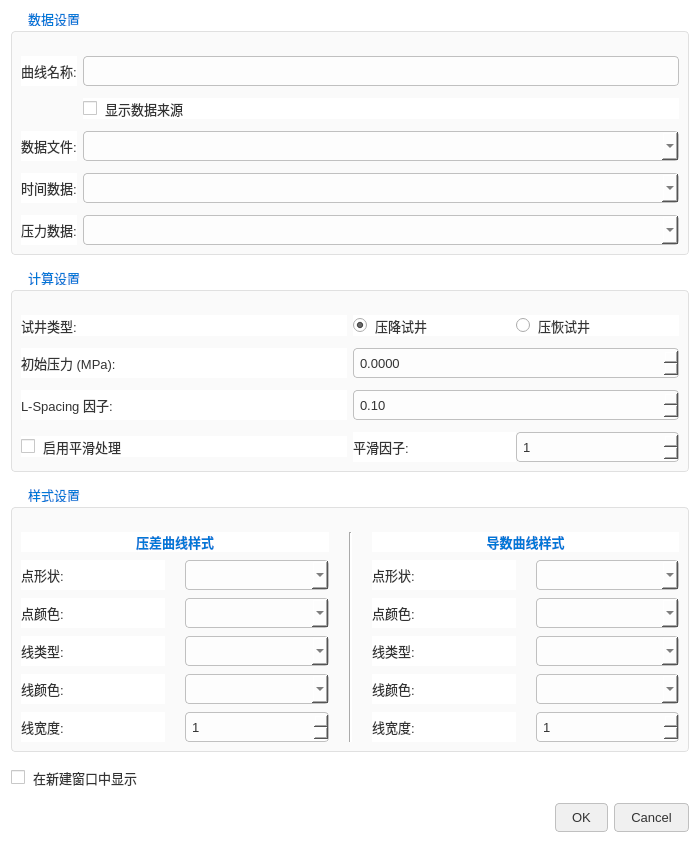
<?xml version="1.0" encoding="UTF-8"?>
<ui version="4.0">
 <class>PlottingDialog3</class>
 <widget class="QDialog" name="PlottingDialog3">
  <property name="geometry">
   <rect>
    <x>0</x>
    <y>0</y>
    <width>700</width>
    <height>620</height>
   </rect>
  </property>
  <property name="windowTitle">
   <string>双对数曲线设置</string>
  </property>
  <property name="styleSheet">
   <string notr="true">/* 全局样式 */
QDialog, QWidget {
    background-color: white;
    color: #333333;
    font-family: &quot;Microsoft YaHei&quot;, &quot;Segoe UI&quot;, sans-serif;
    font-size: 10pt;
}
QLabel { color: #333333; }
QLineEdit, QComboBox, QSpinBox, QDoubleSpinBox {
    color: #333333;
    background-color: #fdfdfd;
    border: 1px solid #c0c0c0;
    border-radius: 4px;
    padding: 4px;
    min-height: 20px;
}
QLineEdit:focus, QComboBox:focus, QSpinBox:focus, QDoubleSpinBox:focus { border: 1px solid #0078d7; }
QGroupBox {
    border: 1px solid #e0e0e0;
    margin-top: 20px;
    padding-top: 15px;
    border-radius: 4px;
    background-color: #fafafa;
}
QGroupBox::title {
    subcontrol-origin: margin;
    subcontrol-position: top left;
    left: 10px;
    padding: 0 5px;
    color: #0078d7;
    font-weight: bold;
}
QPushButton {
    color: #333333;
    background-color: #f0f0f0;
    border: 1px solid #c0c0c0;
    border-radius: 4px;
    padding: 6px 16px;
}
QPushButton:hover { background-color: #e0e0e0; border-color: #0078d7; }
QCheckBox { color: #333333; spacing: 8px; }
QRadioButton { color: #333333; spacing: 8px; }
</string>
  </property>
  <layout class="QVBoxLayout" name="verticalLayout_Main">
   <property name="spacing">
    <number>15</number>
   </property>
   <item>
    <widget class="QGroupBox" name="groupBox_Data">
     <property name="title">
      <string>数据设置</string>
     </property>
     <layout class="QGridLayout" name="gridLayout_Data">
      <property name="verticalSpacing">
       <number>12</number>
      </property>
      <item row="0" column="0">
       <widget class="QLabel" name="label_Name">
        <property name="text">
         <string>曲线名称:</string>
        </property>
       </widget>
      </item>
      <item row="0" column="1">
       <widget class="QLineEdit" name="lineEdit_Name"/>
      </item>
      <item row="1" column="1">
       <widget class="QCheckBox" name="check_ShowSource">
        <property name="text">
         <string>显示数据来源</string>
        </property>
       </widget>
      </item>
      <item row="2" column="0">
       <widget class="QLabel" name="label_File">
        <property name="text">
         <string>数据文件:</string>
        </property>
       </widget>
      </item>
      <item row="2" column="1">
       <widget class="QComboBox" name="comboFileSelect"/>
      </item>
      <item row="3" column="0">
       <widget class="QLabel" name="label_Time">
        <property name="text">
         <string>时间数据:</string>
        </property>
       </widget>
      </item>
      <item row="3" column="1">
       <widget class="QComboBox" name="comboTime"/>
      </item>
      <item row="4" column="0">
       <widget class="QLabel" name="label_Press">
        <property name="text">
         <string>压力数据:</string>
        </property>
       </widget>
      </item>
      <item row="4" column="1">
       <widget class="QComboBox" name="comboPress"/>
      </item>
     </layout>
    </widget>
   </item>
   <item>
    <widget class="QGroupBox" name="groupBox_Calc">
     <property name="title">
      <string>计算设置</string>
     </property>
     <layout class="QGridLayout" name="gridLayout_Calc">
      <property name="verticalSpacing">
       <number>12</number>
      </property>
      <item row="0" column="0">
       <widget class="QLabel" name="label_TestType">
        <property name="text">
         <string>试井类型:</string>
        </property>
       </widget>
      </item>
      <item row="0" column="1">
       <layout class="QHBoxLayout" name="horizontalLayout_Type">
        <item>
         <widget class="QRadioButton" name="radioDrawdown">
          <property name="text">
           <string>压降试井</string>
          </property>
          <property name="checked">
           <bool>true</bool>
          </property>
         </widget>
        </item>
        <item>
         <widget class="QRadioButton" name="radioBuildup">
          <property name="text">
           <string>压恢试井</string>
          </property>
         </widget>
        </item>
       </layout>
      </item>
      <item row="1" column="0">
       <widget class="QLabel" name="labelPi">
        <property name="text">
         <string>初始压力 (MPa):</string>
        </property>
       </widget>
      </item>
      <item row="1" column="1">
       <widget class="QDoubleSpinBox" name="spinPi">
        <property name="decimals">
         <number>4</number>
        </property>
        <property name="maximum">
         <double>999999.999900000020862</double>
        </property>
       </widget>
      </item>
      <item row="2" column="0">
       <widget class="QLabel" name="labelL">
        <property name="text">
         <string>L-Spacing 因子:</string>
        </property>
       </widget>
      </item>
      <item row="2" column="1">
       <widget class="QDoubleSpinBox" name="spinL">
        <property name="singleStep">
         <double>0.100000000000000</double>
        </property>
        <property name="value">
         <double>0.100000000000000</double>
        </property>
       </widget>
      </item>
      <item row="3" column="0">
       <widget class="QCheckBox" name="checkSmooth">
        <property name="text">
         <string>启用平滑处理</string>
        </property>
       </widget>
      </item>
      <item row="3" column="1">
       <layout class="QHBoxLayout" name="horizontalLayout_Smooth">
        <item>
         <widget class="QLabel" name="labelSmoothFactor">
          <property name="text">
           <string>平滑因子:</string>
          </property>
          <property name="enabled">
           <bool>false</bool>
          </property>
         </widget>
        </item>
        <item>
         <widget class="QSpinBox" name="spinSmooth">
          <property name="enabled">
           <bool>false</bool>
          </property>
          <property name="value">
           <number>1</number>
          </property>
         </widget>
        </item>
       </layout>
      </item>
     </layout>
    </widget>
   </item>
   <item>
    <widget class="QGroupBox" name="groupBox_Style">
     <property name="title">
      <string>样式设置</string>
     </property>
     <layout class="QHBoxLayout" name="horizontalLayout_Style">
      <property name="spacing">
       <number>20</number>
      </property>
      <item>
       <layout class="QGridLayout" name="gridLayout_StylePress">
        <property name="verticalSpacing">
         <number>8</number>
        </property>
        <item row="0" column="0" colspan="2">
         <widget class="QLabel" name="label_TitlePress">
          <property name="styleSheet">
           <string notr="true">font-weight: bold;
color: #0078d7;</string>
          </property>
          <property name="text">
           <string>压差曲线样式</string>
          </property>
          <property name="alignment">
           <set>Qt::AlignCenter</set>
          </property>
         </widget>
        </item>
        <item row="1" column="0">
         <widget class="QLabel" name="label_PressShape">
          <property name="text">
           <string>点形状:</string>
          </property>
         </widget>
        </item>
        <item row="1" column="1">
         <widget class="QComboBox" name="comboPressShape"/>
        </item>
        <item row="2" column="0">
         <widget class="QLabel" name="label_PressPointColor">
          <property name="text">
           <string>点颜色:</string>
          </property>
         </widget>
        </item>
        <item row="2" column="1">
         <widget class="QComboBox" name="comboPressPointColor"/>
        </item>
        <item row="3" column="0">
         <widget class="QLabel" name="label_PressLine">
          <property name="text">
           <string>线类型:</string>
          </property>
         </widget>
        </item>
        <item row="3" column="1">
         <widget class="QComboBox" name="comboPressLine"/>
        </item>
        <item row="4" column="0">
         <widget class="QLabel" name="label_PressLineColor">
          <property name="text">
           <string>线颜色:</string>
          </property>
         </widget>
        </item>
        <item row="4" column="1">
         <widget class="QComboBox" name="comboPressLineColor"/>
        </item>
        <item row="5" column="0">
         <widget class="QLabel" name="label_PressLineWidth">
          <property name="text">
           <string>线宽度:</string>
          </property>
         </widget>
        </item>
        <item row="5" column="1">
         <widget class="QSpinBox" name="spinPressLineWidth">
          <property name="minimum">
           <number>1</number>
          </property>
         </widget>
        </item>
       </layout>
      </item>
      <item>
       <widget class="Line" name="line_Split">
        <property name="orientation">
         <enum>Qt::Vertical</enum>
        </property>
       </widget>
      </item>
      <item>
       <layout class="QGridLayout" name="gridLayout_StyleDeriv">
        <property name="verticalSpacing">
         <number>8</number>
        </property>
        <item row="0" column="0" colspan="2">
         <widget class="QLabel" name="label_TitleDeriv">
          <property name="styleSheet">
           <string notr="true">font-weight: bold;
color: #0078d7;</string>
          </property>
          <property name="text">
           <string>导数曲线样式</string>
          </property>
          <property name="alignment">
           <set>Qt::AlignCenter</set>
          </property>
         </widget>
        </item>
        <item row="1" column="0">
         <widget class="QLabel" name="label_DerivShape">
          <property name="text">
           <string>点形状:</string>
          </property>
         </widget>
        </item>
        <item row="1" column="1">
         <widget class="QComboBox" name="comboDerivShape"/>
        </item>
        <item row="2" column="0">
         <widget class="QLabel" name="label_DerivPointColor">
          <property name="text">
           <string>点颜色:</string>
          </property>
         </widget>
        </item>
        <item row="2" column="1">
         <widget class="QComboBox" name="comboDerivPointColor"/>
        </item>
        <item row="3" column="0">
         <widget class="QLabel" name="label_DerivLine">
          <property name="text">
           <string>线类型:</string>
          </property>
         </widget>
        </item>
        <item row="3" column="1">
         <widget class="QComboBox" name="comboDerivLine"/>
        </item>
        <item row="4" column="0">
         <widget class="QLabel" name="label_DerivLineColor">
          <property name="text">
           <string>线颜色:</string>
          </property>
         </widget>
        </item>
        <item row="4" column="1">
         <widget class="QComboBox" name="comboDerivLineColor"/>
        </item>
        <item row="5" column="0">
         <widget class="QLabel" name="label_DerivLineWidth">
          <property name="text">
           <string>线宽度:</string>
          </property>
         </widget>
        </item>
        <item row="5" column="1">
         <widget class="QSpinBox" name="spinDerivLineWidth">
          <property name="minimum">
           <number>1</number>
          </property>
         </widget>
        </item>
       </layout>
      </item>
     </layout>
    </widget>
   </item>
   <item>
    <widget class="QCheckBox" name="check_NewWindow">
     <property name="text">
      <string>在新建窗口中显示</string>
     </property>
    </widget>
   </item>
   <item>
    <widget class="QDialogButtonBox" name="buttonBox">
     <property name="orientation">
      <enum>Qt::Horizontal</enum>
     </property>
     <property name="standardButtons">
      <set>QDialogButtonBox::Cancel|QDialogButtonBox::Ok</set>
     </property>
    </widget>
   </item>
  </layout>
 </widget>
 <resources/>
 <connections>
  <connection>
   <sender>buttonBox</sender>
   <signal>accepted()</signal>
   <receiver>PlottingDialog3</receiver>
   <slot>accept()</slot>
  </connection>
  <connection>
   <sender>buttonBox</sender>
   <signal>rejected()</signal>
   <receiver>PlottingDialog3</receiver>
   <slot>reject()</slot>
  </connection>
 </connections>
</ui>
